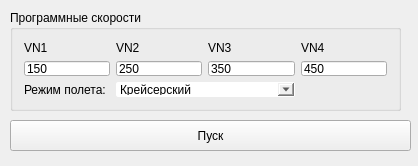
<?xml version="1.0" encoding="UTF-8"?>
<ui version="4.0">
 <class>AvpInputBox</class>
 <widget class="QWidget" name="AvpInputBox">
  <property name="geometry">
   <rect>
    <x>0</x>
    <y>0</y>
    <width>418</width>
    <height>166</height>
   </rect>
  </property>
  <property name="windowTitle">
   <string>AvpInputBox</string>
  </property>
  <widget class="QGroupBox" name="groupBox">
   <property name="geometry">
    <rect>
     <x>10</x>
     <y>10</y>
     <width>391</width>
     <height>101</height>
    </rect>
   </property>
   <property name="title">
    <string>Программные скорости</string>
   </property>
   <layout class="QGridLayout" name="gridLayout">
    <item row="0" column="1">
     <widget class="QLabel" name="vn2_label">
      <property name="text">
       <string>VN2</string>
      </property>
     </widget>
    </item>
    <item row="1" column="1">
     <widget class="QLineEdit" name="vn2_line">
      <property name="text">
       <string>250</string>
      </property>
     </widget>
    </item>
    <item row="1" column="0">
     <widget class="QLineEdit" name="vn1_line">
      <property name="text">
       <string>150</string>
      </property>
     </widget>
    </item>
    <item row="1" column="2">
     <widget class="QLineEdit" name="vn3_line">
      <property name="text">
       <string>350</string>
      </property>
     </widget>
    </item>
    <item row="0" column="3">
     <widget class="QLabel" name="vn4_label">
      <property name="styleSheet">
       <string notr="true"/>
      </property>
      <property name="text">
       <string>VN4</string>
      </property>
     </widget>
    </item>
    <item row="0" column="2">
     <widget class="QLabel" name="vn3_label">
      <property name="text">
       <string>VN3</string>
      </property>
     </widget>
    </item>
    <item row="0" column="0">
     <widget class="QLabel" name="vn1_label">
      <property name="text">
       <string>VN1</string>
      </property>
     </widget>
    </item>
    <item row="1" column="3">
     <widget class="QLineEdit" name="vn4_line">
      <property name="text">
       <string>450</string>
      </property>
     </widget>
    </item>
    <item row="2" column="0">
     <widget class="QLabel" name="fly_mode_label">
      <property name="text">
       <string>Режим полета:</string>
      </property>
     </widget>
    </item>
    <item row="2" column="1" colspan="2">
     <widget class="QComboBox" name="fly_mode_comboBox">
      <property name="styleSheet">
       <string notr="true">QComboBox {
	border: 1px solid white;
	border-radius: 2px;
	padding: 1px 18px 1px 3px;
	mi-width: 6em;
	color: rgb(0, 0, 0);
}

QComboBox:editable {
	background: rgb(47, 49, 54);
	color: white;
}

QFrame {
	background: rgb(47, 49, 54);
	color: white;
}</string>
      </property>
      <item>
       <property name="text">
        <string>Крейсерский</string>
       </property>
      </item>
      <item>
       <property name="text">
        <string>Комбинированный</string>
       </property>
      </item>
      <item>
       <property name="text">
        <string>Форсажный</string>
       </property>
      </item>
     </widget>
    </item>
   </layout>
  </widget>
  <widget class="QPushButton" name="start_btn">
   <property name="geometry">
    <rect>
     <x>10</x>
     <y>120</y>
     <width>401</width>
     <height>31</height>
    </rect>
   </property>
   <property name="text">
    <string>Пуск</string>
   </property>
  </widget>
 </widget>
 <layoutdefault spacing="6" margin="11"/>
 <resources/>
 <connections/>
</ui>
